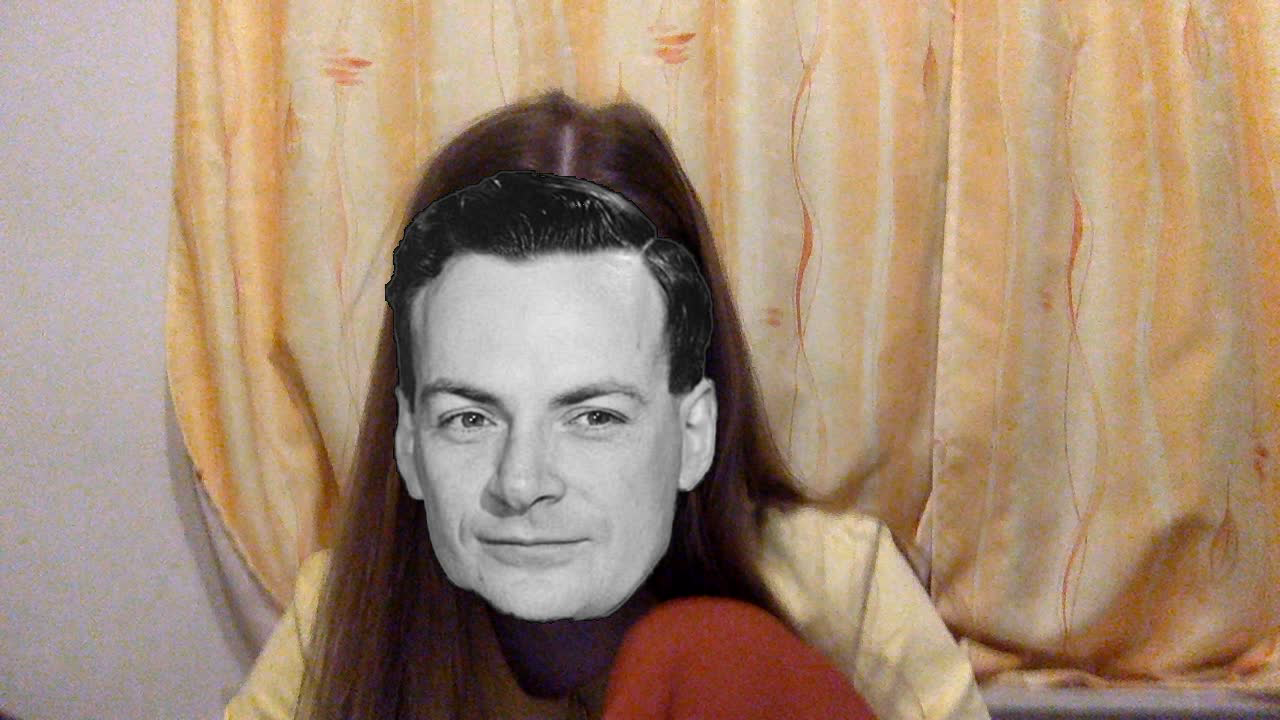
#> input picture frame 0 of outpy.avi, 1280 x 720 px, given in place of the camera
$ python assigmnent1_v2.py   (older library calls are emulated)
#> lines starting #> are read from the running program, lines starting #| are printed output that depends on the picture; after the words box and inside, x2 and y2 are one past the last pixel; in counts of white or black regions, pixels touching at a corner belong together
#> further down, frame is the input picture: shape (720, 1280, 3); mean B, G, R 118.3, 140.3, 165.1
#!/usr/bin/env python3
# -*- coding: utf-8 -*-
"""
Created on Sun Mar  6 09:33:12 2022

@author: nastysushi
"""


import numpy as np
import cv2
from lib.videoConf import CFEVideoConf

cap = cv2.VideoCapture(0)
#cap = cv2.VideoCapture('assets/footage.mp4')

fps = 50
#config = CFEVideoConf(cap, filepath=save_path, res='480p')
#out = cv2.VideoWriter(save_path, config.video_type, fps, config.dims)
curr_frame = 0


# Default resolutions of the frame are obtained.The default resolutions are system dependent.
# We convert the resolutions from float to integer.
frame_width = int(cap.get(3))
frame_height = int(cap.get(4))


# The code does output .avi because MPEG-4 codec gave troubles on mac, but the resulting video is
# converted and downsampled to a MPEG-4 format.
# Define the codec and create VideoWriter object.The output is stored in 'outpy.avi' file.
out = cv2.VideoWriter('outpy.avi',cv2.VideoWriter_fourcc('M','J','P','G'), fps, (frame_width,frame_height))

# [66 lines of commented-out code are left out]


def grayscale():
    mask = cv2.cvtColor(frame, cv2.COLOR_BGR2GRAY)
    return mask


def gaussianBlur():
    val = round((curr_frame-200)/10, 1)
    mask = cv2.GaussianBlur(frame, (9,9), val)
#> mask: shape (720, 1280, 3)
    #print(val)
    return mask

def bilateralBlur(x):
#> called with x = 2
    mask = cv2.bilateralFilter(frame,x,75,75)
    return mask


def grabObjectHSV():
    """
    Grabs an object in RGB and HSV color space.
        Show binary frames with the foreground object
        in white and background in black.

    Returns
    -------
    mask : TYPE
        Yellow: #FFFF00,
        Retuns a filter based on ....

    """
    # BGR: Blue, green, red
    hsv_frame = cv2.cvtColor(frame, cv2.COLOR_BGR2HSV)
#> hsv_frame: shape (720, 1280, 3); mean H, S, V 31.9, 78, 165.2

    lower_yellow = np.array([22, 93, 0])
    upper_yellow = np.array([45, 255, 255])

    mask = cv2.inRange(hsv_frame, lower_yellow, upper_yellow)
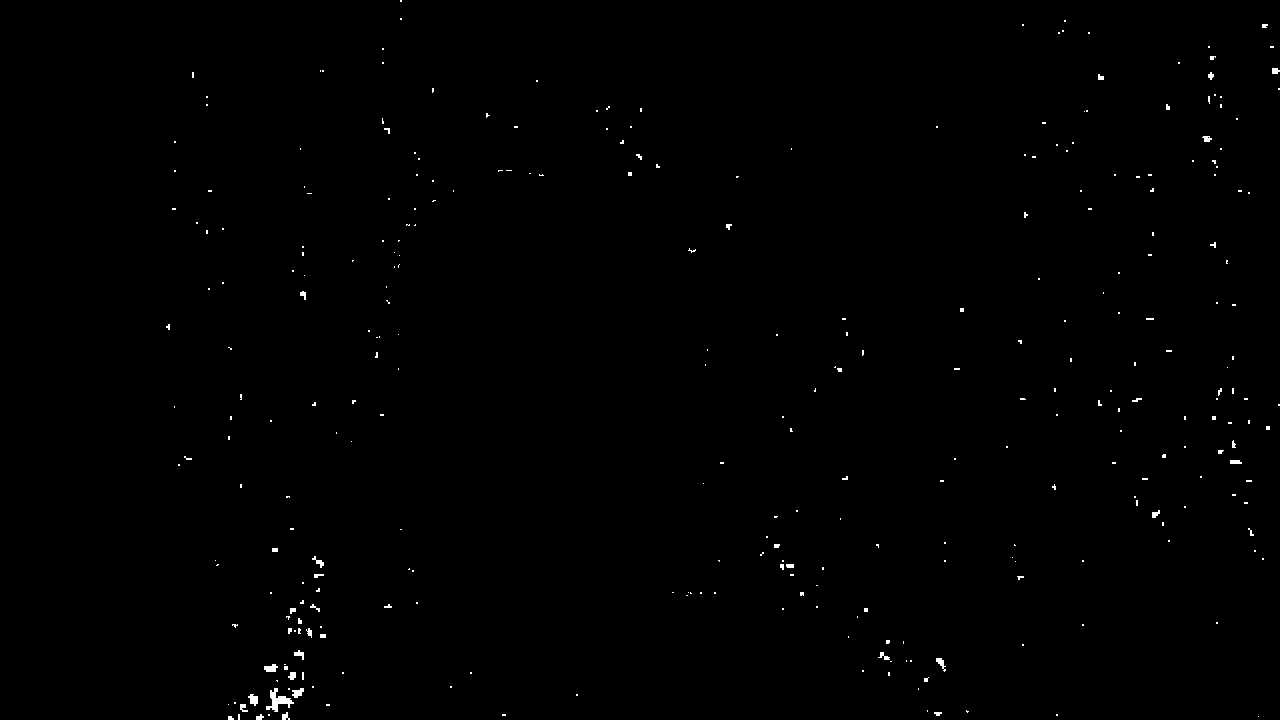
#> mask: shape (720, 1280); 0.37% white; 314 white regions (272 under 20 px), largest, box (x1, y1, x2, y2) and area: (266, 688, 294, 712) 265, (264, 664, 278, 672) 80, (248, 694, 258, 706) 79
    return mask


def sobel():
    """


    Returns
    -------
    sobelx : TYPE
        Change in color intensity to detect edges by taking first derivative.

    """
    laplacian = cv2.Laplacian(frame, cv2.CV_64F)
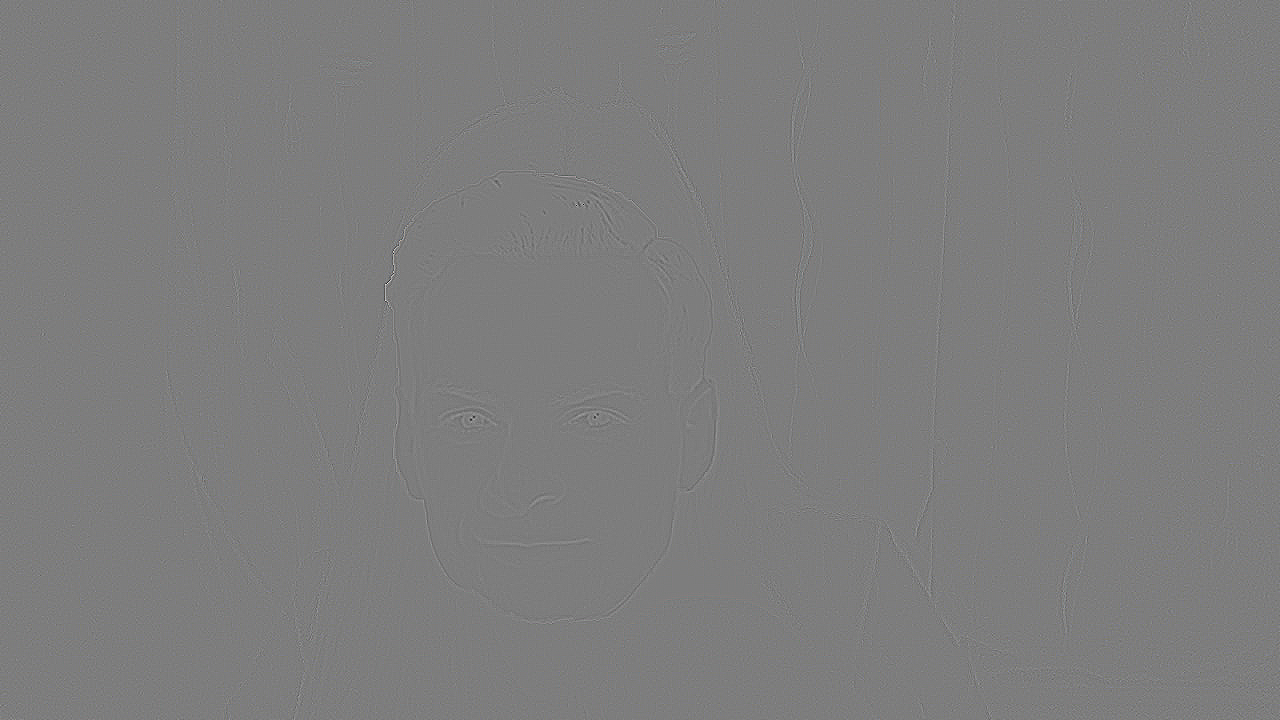
#> laplacian: shape (720, 1280, 3) float64; mean B, G, R 0, 0, 0; drawn with min black and max white
    sobelx = cv2.Sobel(frame, cv2.CV_64F, 1,0, ksize=3)
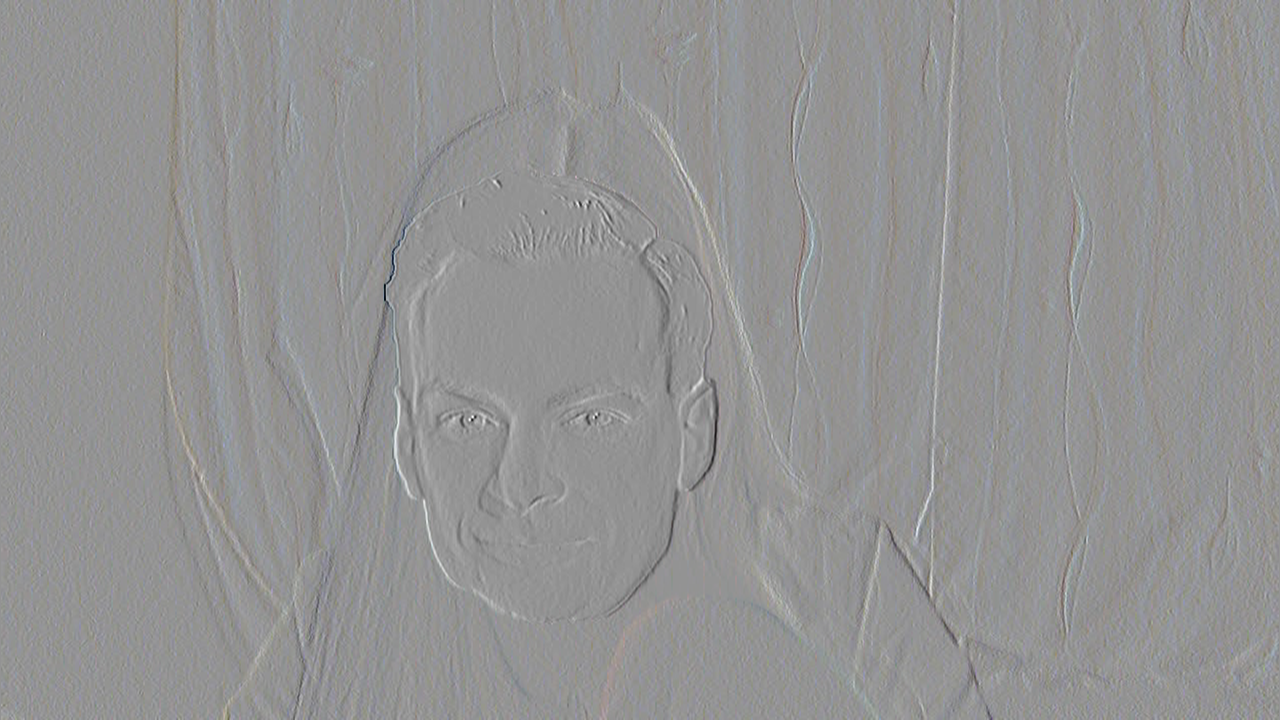
#> sobelx: shape (720, 1280, 3) float64; mean B, G, R -0.4, -0.1, 0.1; drawn with min black and max white
    sobely = cv2.Sobel(frame, cv2.CV_64F, 0,1, ksize=3)

    return sobelx


while(True):
    # Capture frame-by-frame
    ret, frame = cap.read()
    print(curr_frame)

    curr_filter = frame

    ############### BASIC IMAGE PROCESSING ######################
    # grayscale
    curr_filter = grayscale()

    # blur
    ## gaussian filter
    curr_filter = gaussianBlur()

    # bi-lateral filter
    # TODO: every second, +7 waarde
    curr_filter = bilateralBlur(2)

    # mask RGB_HSV
    # TODO: Finetuning parameters
    curr_filter = grabObjectHSV()


    ############### OBJECT DETECTION ######################

    # sobel edge detection (5s)
    curr_filter = sobel()


    # hough transform


    ## TODO LIST
    # 1. met vaste video van 1min beginnen werken
    # 2. Export video mogelijk .avi (?)
    # 3. output nu met filter (TODO)
    # 3. Grabobject afstemmen op kleur


    """
    #########################     0-4s: color <-> grayscale 2x     #########################

    if(fps < curr_frame <= fps*2 or fps*3 < curr_frame <= fps*4):
        curr_filter = grayscale()
    elif(fps*2 < curr_frame <= fps*3):
        curr_filter = frame

    #########################            4-12s: blur                #########################

    ## Gaussian filter
    # curr frame between fps 200-400
    if(fps*4 < curr_frame <= fps*8):
        # V1: loopje dat gaussian filter opent
        val = round((curr_frame-200)/10, 1)
        curr_filter = cv2.GaussianBlur(frame, (9,9), val)
        print(val)

        #val = round((curr_frame-200)/10, 1)
        #curr_filter = cv2.GaussianBlur(frame, (9,9), val)

    ## Bi-lateral filter
    # highly effective in noise removal while keeping edges sharp. But the operation is slower compared to other filters.
    elif(fps*8 < curr_frame <= fps*9):
        curr_filter = cv2.bilateralFilter(frame,2,75,75)
    elif(fps*9 < curr_frame <= fps*10):
        curr_filter = cv2.bilateralFilter(frame,9,75,75)
    elif(fps*10 < curr_frame <= fps*11):
        curr_filter = cv2.bilateralFilter(frame,15,75,75)
    elif(fps*11 < curr_frame <= fps*12):
        curr_filter = cv2.bilateralFilter(frame,21,75,75)

     """


# [19 lines of commented-out code are left out]

    cv2.imshow('filter', curr_filter)
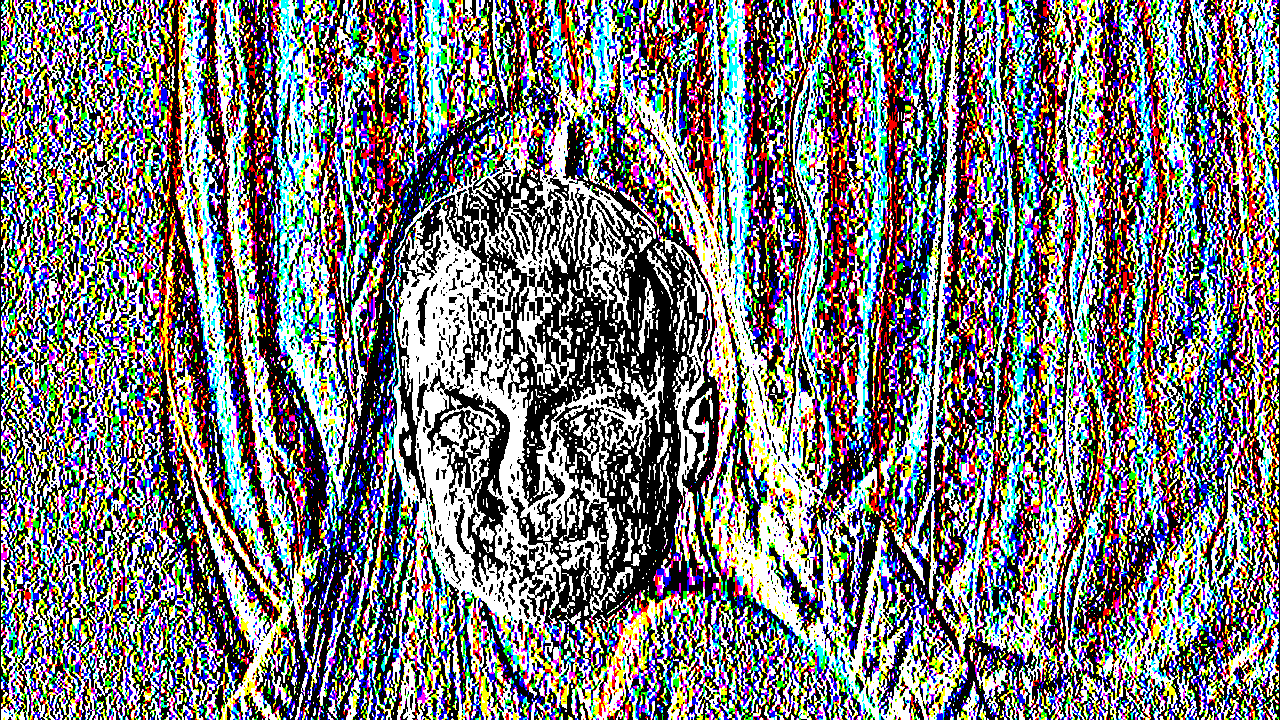
#> window 'filter': shape (720, 1280, 3); mean B, G, R 122.6, 121.2, 122.1

    curr_frame += 1

    # output video
    out.write(curr_filter) # VERANDEREN naar frame met effectjes


    if cv2.waitKey(20) & 0xFF == ord('q'):
#> (key q is pressed here)
        break

# When everything done, release the capture
cap.release()
cv2.destroyAllWindows()
